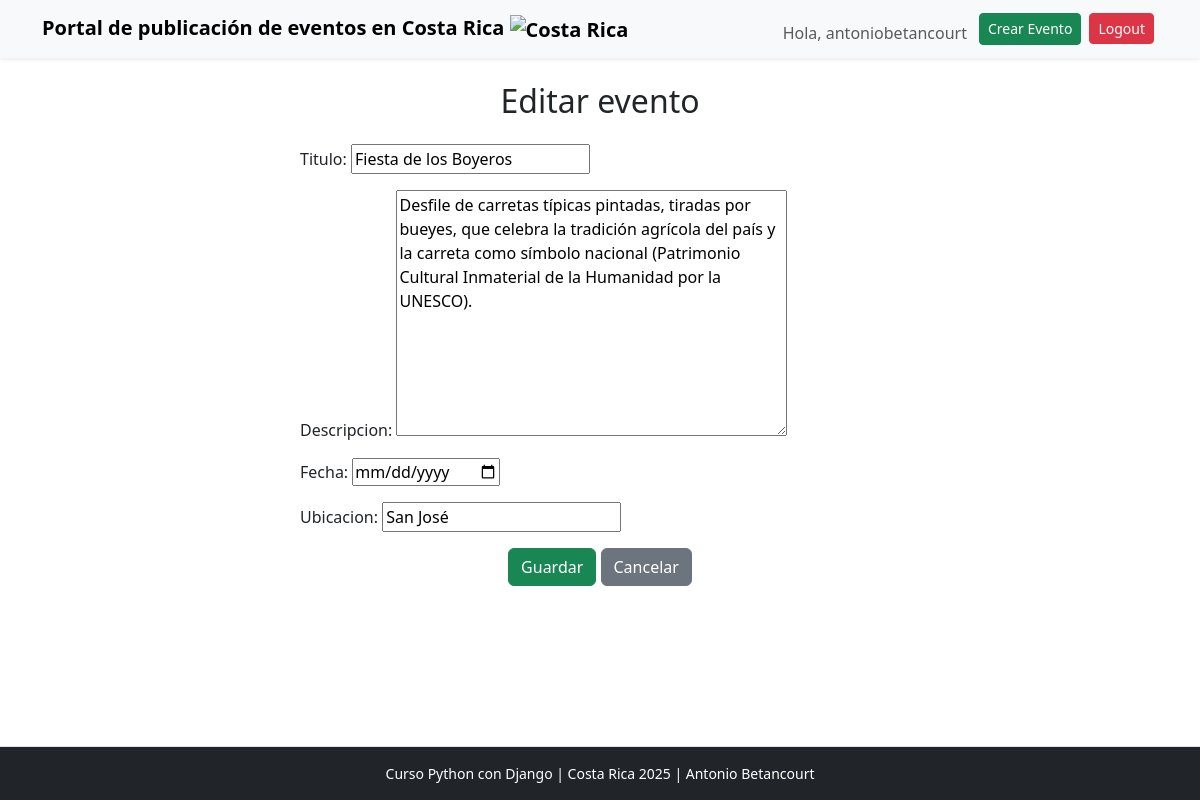
Page /editar/9/ (signed in) on the committed database.
### eventos_app/models.py (models this page shows, shortened)
class Evento(models.Model):
    titulo = models.CharField(max_length=200)
    descripcion = models.TextField()
    fecha = models.DateField()
    ubicacion = models.CharField(max_length=200)
    creado_por = models.ForeignKey(User, on_delete=models.CASCADE, related_name='eventos')
    creado_en = models.DateTimeField(auto_now_add=True)

### eventos_app/views.py (the view)
# urls.py: path('editar/<int:pk>/', views.editar_evento, name='editar'),
@login_required
def editar_evento(request, pk):
    evento = get_object_or_404(Evento, pk=pk)
    if evento.creado_por != request.user and not request.user.is_staff:
        messages.error(request, 'Usted no tiene permiso para editar este evento.')
        return redirect('eventos_app:detalle', pk=pk)
    if request.method == 'POST':
        form = EventoForm(request.POST, instance=evento)
        if form.is_valid():
            form.save()
            messages.success(request, 'Evento actualizado correctamente.')
            return redirect('eventos_app:detalle', pk=pk)
    else:
        form = EventoForm(instance=evento)
    return render(request, 'eventos_app/evento_form.html', {'form': form})

### eventos_app/forms.py
class EventoForm(forms.ModelForm):
    class Meta:
        model = Evento
        fields = ['titulo', 'descripcion', 'fecha', 'ubicacion']
        widgets = {
            'fecha': forms.DateInput(attrs={'type': 'date'}),
        }

### eventos_app/templates/eventos_app/evento_form.html (shortened to what this page needs)
{% extends 'eventos_app/base.html' %}
{% block content %}
<h2 class="mb-4 text-center">{% if form.instance.pk %}Editar evento{% else %}Crear nuevo evento{% endif %}</h2>
<form method="POST" class="mx-auto" style="max-width:600px;">
  {{ form.as_p }}
  <div class="text-center mt-3">
    <button type="submit" class="btn btn-success">Guardar</button>
    <a href="{% url 'eventos_app:index' %}" class="btn btn-secondary">Cancelar</a>
  </div>
</form>
{% endblock %}

### eventos_app/templates/eventos_app/base.html (shortened to what this page needs)
<!doctype html>
<html lang="es">
<head >
  <link href="https://cdn.jsdelivr.net/npm/bootstrap@5.3.0/dist/css/bootstrap.min.css" rel="stylesheet">
</head>
<body>
  <nav class="navbar navbar-expand-lg navbar-light bg-light shadow-sm">
    <div class="container">
      <a class="navbar-brand fw-bold" href="{% url 'eventos_app:index' %}">Portal de publicación de eventos en Costa Rica <img src="https://flagcdn.com/w20/cr.png" alt="Costa Rica" width="25" height="18" class="me-2"></a>
      <div class="d-flex">
        {% if user.is_authenticated %}
          <span class="me-2 mt-2 text-muted">Hola, {{ user.username }}</span>
          <a href="{% url 'eventos_app:crear' %}" class="btn btn-success btn-sm mx-1">Crear Evento</a>
          <form id="logout-form" action="{% url 'eventos_app:logout' %}" method="post" class="d-inline">
            <button type="submit" class="btn btn-danger btn-sm mx-1">Logout</button>
          </form>
        {% else %}
          <a href="{% url 'eventos_app:login' %}" class="btn btn-primary btn-sm mx-1">Login</a>
          <a href="{% url 'eventos_app:registro' %}" class="btn btn-outline-primary btn-sm mx-1">Registro</a>
        {% endif %}
      </div>
    </div>
  </nav>
  <main class="container mt-4">
    {% block content %}{% endblock %}
  </main>
  <footer class="bg-dark text-white text-center py-3 mt-auto border-top">
    <p class="mb-0 small">
      Curso Python con Django | Costa Rica 2025 | Antonio Betancourt
    </p>
  </footer>
</body>
</html>

### eventos_app/templates/eventos_app/base.html (style rules this page uses)
html, body { height: 100%; }
body { display: flex; flex-direction: column; min-height: 100vh; }
main { flex: 1; }

### rows in the picture
Evento: titulo "Fiesta de los Boyeros", descripcion "Desfile de carretas típicas pintadas, tiradas por bueyes, que celebra la tradición agrícola del país y la carreta como símbolo nacional (Patrimonio Cultural Inmaterial de la Humanidad por la UNESCO).", ubicacion "San José"

### other values in the picture
{{ user.username }} "antoniobetancourt"
